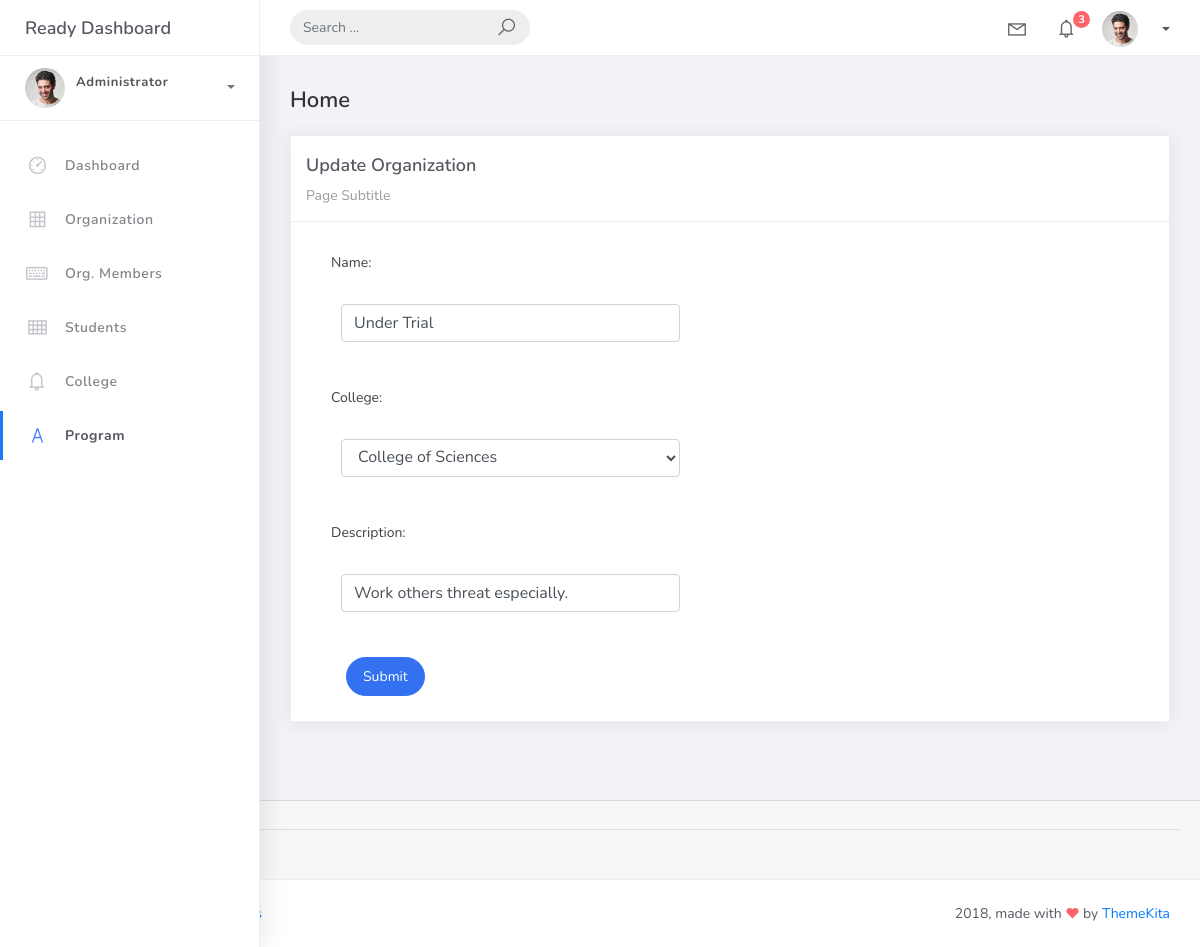
Page /organization_list/3 on the earlier database version.
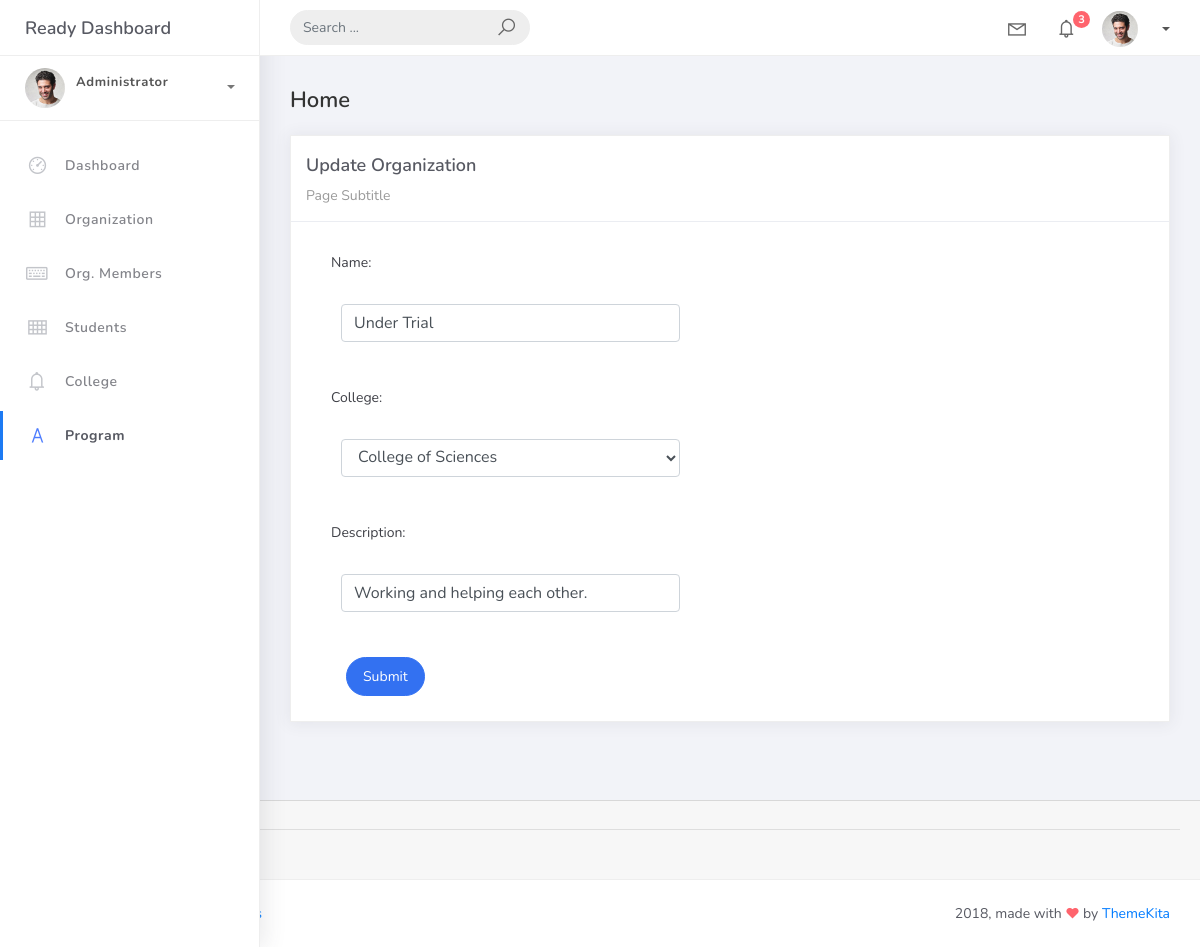
Same page on the later database version.
### studentorg/models.py (models this page shows, shortened)
class BaseModel(models.Model):
    created_at = models.DateTimeField(auto_now_add=True, db_index=True)
    updated_at = models.DateTimeField(auto_now=True)
    class Meta:
        abstract = True

class Organization(BaseModel):
    name = models.CharField(max_length=250)
    college = models.ForeignKey(College, null=True, blank=True, on_delete=models.CASCADE)
    description = models.CharField(max_length=500)

### studentorg/views.py (the view)
# urls.py: path('organization_list/<pk>', OrganizationUpdateView.as_view(), name='organization-update'),
class OrganizationUpdateView(UpdateView):
    model = Organization
    form_class = OrganizationForm
    template_name = 'org_form.html'
    success_url = reverse_lazy('organization-list')

### studentorg/forms.py
class OrganizationForm(ModelForm):
    class Meta:
        model = Organization
        fields = "__all__"

### studentorg/models.py (called while the page is built)
    def __str__(self):
        return self.college_name

### templates/org_form.html (shortened to what this page needs)
{% extends 'base.html' %} {% load static %} {% block content %}
<div class="content">
    <div class="container-fluid">
        <h4 class="page-title">Home</h4>
        <div class="row">
            <div class="col-md-12">
                <div class="card">
                    <div class="card-header">
                        <div class="card-title">{% if object %}Update Organization {% else %} Add New Organization {% endif %}</div>
                            <div class="card-category">Page Subtitle</div>
                        </div>
                        <div class="col-md-6">
                            <div class="card-body">
                                <form class="" action="" method="post" novalidate>
                                    {% csrf_token %} {% include 'includes/form.html' %}
                                    <div class="form-group">
                                        <div class="col-md-12 col-sm-3">
                                            <button type="submit" class="btn btn-primary btn-rounded">Submit</button>
                                        </div>
                                    </div>
                                </div>
                        </div>
                    </div>
                </div>
            </div>
        </div>
    </div>
</div>
{% endblock %}

### templates/includes/form.html (shortened to what this page needs)
{% load widget_tweaks %}
{% for field in form %}
    <div class="field item form-group">
        <label>{{ field.label_tag }}</label>
        <div class="form-group">
            {% render_field field class="form-control" %}
        </div>
    </div>
{% endfor %}

Differences in the rows shown:
changed Organization "Under Trial": description "Work others threat especially." → "Working and helping each other."
